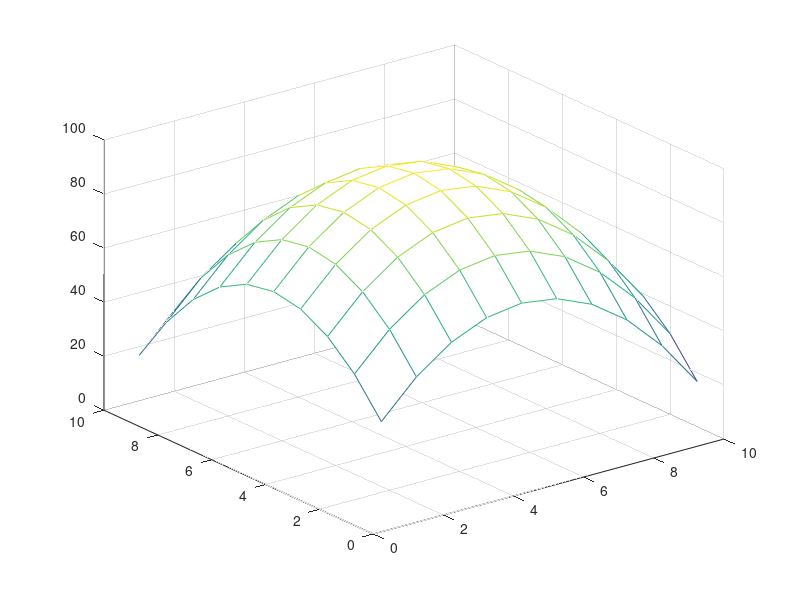

Recreate this plot in MATLAB.
clc
clear
close all

for i = 1:10
    for j = 1:10
        z(i,j) = i^2+j^2;
    end
end
for i =1:10
    for j = 1:10
        X1(10*i+j,1) = i;
        X1(10*i+j,2) = j;
    end
end
X = X1(11:110,:);
X = (-1).*X.^2+10.*X;
Yt = reshape(z,100,1);
Wout = pinv(X'*X+(1e-8).*eye(size(X,2)))*(X'*Yt);

for i = 1:10
    for j = 1:10
        T(i,j) = ((-1).*[i,j].^2+10.*[i,j]) * Wout;
    end
end

figure
mesh(T)